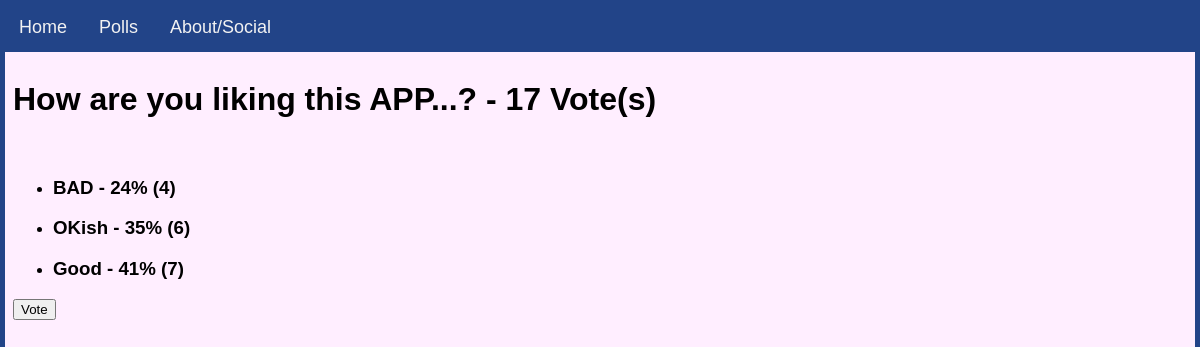
Screenshot of /polls/4/ with the database file from the repository.
### polls/models.py (models this page shows, shortened)
class Question(models.Model):
    question_text   = models.CharField(max_length=150)
    pub_date        = models.DateTimeField('Date Created', default= datetime.now())
    votes           = models.IntegerField(default=0)
    def __str__(self):
        return self.question_text

class Choice(models.Model):
    question    = models.ForeignKey(Question, on_delete=models.CASCADE)
    choice_text = models.CharField(max_length=150)
    votes       = models.IntegerField(default=0)

### polls/views.py (the view)
# urls.py: path('<int:id>/', views.Polls_detail_view.as_view(), name = "Detail_View"),
class Polls_detail_view(DetailView):
    template_name = 'polls/polls_detail.html'
    queryset = Question.objects.all()
    def get_object(self):
        id_ = self.kwargs.get('id')
        return get_object_or_404(Question, id=id_)

### polls/templates/polls/polls_detail.html
{% extends 'base.html'%}
{% block content %}
<br>
    <h1>{{object}} - {{object.votes}} Vote(s)</h1><br>
    <ul>
        {% for choice in object.choice_set.all %}
            <li>
                <h3>
                    {{choice.choice_text}} -
                    {% widthratio choice.votes object.votes 100 %}%
                    ({{choice.votes}})
                </h3>
            </li>
        {% endfor %}
    </ul>
    <a href="vote/">
        <input type="button" value="Vote">
    </a>
{% endblock content %}

### templates/base_0.html (style rules this page uses)
html { font-family: Arial, Helvetica, sans-serif; border: 5px solid #224488; margin: 0; height: 98.5%; background-color: #ffeeff; font-size: 16px; }

### rows the page displays
Question: question_text "How are you liking this APP...?", votes "17"
Choice: choice_text "BAD", votes.votes "24", votes "4"
Choice: choice_text "OKish", votes.votes "35", votes "6"
Choice: choice_text "Good", votes.votes "41", votes "7"
